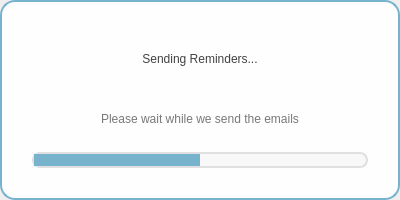
<?xml version="1.0" encoding="UTF-8"?>
<ui version="4.0">
 <class>LoadingOverlay</class>
 <widget class="QWidget" name="LoadingOverlay">
  <property name="geometry">
   <rect>
    <x>0</x>
    <y>0</y>
    <width>400</width>
    <height>200</height>
   </rect>
  </property>
  <property name="minimumSize">
   <size>
    <width>400</width>
    <height>200</height>
   </size>
  </property>
  <property name="maximumSize">
   <size>
    <width>400</width>
    <height>200</height>
   </size>
  </property>
  <property name="windowIcon">
   <iconset resource="../resource.qrc">
    <normaloff>:/images/image/desktopIcon.png</normaloff>:/images/image/desktopIcon.png</iconset>
  </property>
  <property name="styleSheet">
   <string notr="true"/>
  </property>
  <layout class="QVBoxLayout" name="verticalLayout">
   <property name="spacing">
    <number>20</number>
   </property>
   <property name="leftMargin">
    <number>0</number>
   </property>
   <property name="topMargin">
    <number>0</number>
   </property>
   <property name="rightMargin">
    <number>0</number>
   </property>
   <property name="bottomMargin">
    <number>0</number>
   </property>
   <item>
    <widget class="QFrame" name="laodingFrame">
     <property name="styleSheet">
      <string notr="true">#laodingFrame{
    background-color:rgb(254, 254, 254);
    border-radius: 15px;
    border: 2px solid #78B3CE;
}</string>
     </property>
     <property name="frameShape">
      <enum>QFrame::StyledPanel</enum>
     </property>
     <property name="frameShadow">
      <enum>QFrame::Raised</enum>
     </property>
     <layout class="QVBoxLayout" name="verticalLayout_2">
      <property name="leftMargin">
       <number>30</number>
      </property>
      <property name="topMargin">
       <number>30</number>
      </property>
      <property name="rightMargin">
       <number>30</number>
      </property>
      <property name="bottomMargin">
       <number>30</number>
      </property>
      <item>
       <widget class="QLabel" name="loadingText">
        <property name="styleSheet">
         <string notr="true">font: 81 16pt &quot;Montserrat ExtraBold&quot;;
color: rgb(66, 66, 66);
qproperty-alignment: AlignCenter;</string>
        </property>
        <property name="text">
         <string>Sending Reminders...</string>
        </property>
        <property name="alignment">
         <set>Qt::AlignCenter</set>
        </property>
       </widget>
      </item>
      <item>
       <widget class="QLabel" name="loadingSubtext">
        <property name="styleSheet">
         <string notr="true">font: 57 12pt &quot;Montserrat Medium&quot;;
color: rgb(120, 120, 120);
qproperty-alignment: AlignCenter;</string>
        </property>
        <property name="text">
         <string>Please wait while we send the emails</string>
        </property>
        <property name="alignment">
         <set>Qt::AlignCenter</set>
        </property>
       </widget>
      </item>
      <item>
       <widget class="QProgressBar" name="progressBar">
        <property name="styleSheet">
         <string notr="true">QProgressBar {
    border: 2px solid #E0E0E0;
    border-radius: 8px;
    background-color: #F8F8F8;
    height: 12px;
}

QProgressBar::chunk {
    background-color: #78B3CE;
    border-radius: 8px;
}</string>
        </property>
        <property name="minimum">
         <number>0</number>
        </property>
        <property name="maximum">
         <number>0</number>
        </property>
        <property name="value">
         <number>-1</number>
        </property>
        <property name="textVisible">
         <bool>false</bool>
        </property>
       </widget>
      </item>
     </layout>
    </widget>
   </item>
  </layout>
 </widget>
 <resources>
  <include location="../resource.qrc"/>
 </resources>
 <connections/>
</ui>
